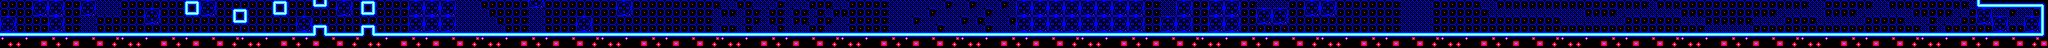

The image is a tile-based game level rendered from a .tmx file. Its description and complete source (layers, tilesets, objects, tile grids) follow:
An orthogonal 256x6 tile map with 8x8 px tiles, 1 tile layer (Tile Layer 1).

<map version="1.10" tiledversion="1.10.0" orientation="orthogonal" renderorder="right-down" width="256" height="6" tilewidth="8" tileheight="8" infinite="0" nextlayerid="2" nextobjectid="1">
 <editorsettings>
  <export target="untitled..csv" format="csv" />
 </editorsettings>
 <tileset firstgid="1" source="tileSet.tsx" />
 <layer id="1" name="Tile Layer 1" width="256" height="6">
  <data encoding="csv">
4,4,4,4,13,14,13,14,4,4,13,14,1,1,1,4,4,4,4,4,4,4,4,17,18,13,14,4,4,4,4,4,4,4,17,18,4,4,4,34,33,4,13,14,4,17,18,4,4,4,4,13,14,13,14,13,14,1,1,1,4,4,4,4,4,4,29,30,4,4,4,4,4,4,4,4,4,13,14,4,4,4,4,4,4,4,4,4,4,4,1,1,4,4,1,1,1,4,1,1,1,4,4,4,1,1,4,4,4,4,4,1,1,1,1,1,1,1,4,1,1,4,1,1,1,4,1,13,14,13,14,13,14,13,14,13,14,13,14,13,14,13,14,4,4,1,1,13,14,4,4,13,14,13,14,4,4,1,1,1,1,4,4,13,14,13,14,4,4,4,4,4,4,4,4,1,1,1,1,4,4,4,4,4,4,1,1,4,4,4,4,4,4,4,4,4,4,4,4,4,4,4,4,4,4,4,1,4,4,4,4,4,4,4,4,4,4,4,4,4,4,4,4,4,4,4,1,1,4,4,4,4,4,4,1,1,4,4,4,4,4,4,4,4,4,4,1,34,36,36,36,36,36,36,36,22,
4,4,4,4,29,30,29,30,4,4,29,30,1,1,1,4,4,4,13,14,4,4,4,34,33,29,30,4,4,17,18,4,4,4,34,33,4,4,4,4,4,4,29,30,4,34,33,4,4,4,4,29,30,29,30,29,30,1,1,1,1,4,4,4,4,4,1,1,4,4,4,4,4,4,4,4,4,29,30,4,4,4,4,4,4,4,4,4,4,1,4,4,1,4,4,1,4,4,1,4,4,1,4,1,4,4,4,4,4,4,4,1,1,1,1,1,4,1,1,1,1,1,1,4,1,1,1,29,30,29,30,29,30,29,30,29,30,29,30,29,30,29,30,4,4,1,1,29,30,4,4,29,30,29,30,4,4,13,14,13,14,4,4,29,30,29,30,4,4,4,4,4,4,4,4,1,1,1,1,4,4,4,4,4,4,4,1,1,1,1,1,1,1,1,1,1,1,1,4,4,4,4,1,1,1,1,1,1,1,1,4,4,4,4,4,4,4,4,4,4,4,4,1,1,1,1,1,1,4,4,4,4,1,1,1,1,1,1,1,4,4,4,4,4,1,1,4,13,14,1,1,4,1,1,4,19,
13,14,4,4,4,4,13,14,4,4,1,1,4,4,4,4,4,4,29,30,4,4,4,4,4,4,4,4,4,34,33,4,4,4,4,4,4,13,14,4,4,4,4,4,4,4,4,4,4,4,4,13,14,13,14,13,14,1,1,1,1,1,4,4,4,4,1,1,4,4,4,4,13,14,4,4,4,4,4,4,4,4,4,4,4,4,4,4,4,1,1,1,1,4,4,1,4,4,1,4,4,1,4,4,1,1,4,4,4,4,4,1,1,1,4,1,1,1,1,1,4,1,4,1,1,1,4,13,14,13,14,13,14,13,14,13,14,13,14,13,14,13,14,4,4,13,14,13,14,4,4,13,14,13,14,4,4,29,30,29,30,4,4,4,4,4,4,4,4,4,4,4,4,4,4,1,1,1,1,4,4,4,4,4,4,4,4,4,4,4,4,4,4,4,4,1,1,1,1,1,1,1,1,4,4,4,4,4,4,4,1,1,1,4,4,4,4,4,4,1,1,1,1,4,4,4,4,1,1,1,1,1,1,4,4,4,4,4,1,1,1,4,1,1,1,4,4,29,30,13,14,1,1,13,14,19,
29,30,4,4,4,4,29,30,4,4,1,1,4,4,4,4,4,4,4,4,4,4,4,4,4,4,4,4,4,4,4,4,4,4,4,4,4,29,30,17,18,4,4,4,4,17,18,4,4,4,4,29,30,29,30,29,30,1,1,1,1,1,1,4,4,4,1,1,4,4,4,4,29,30,4,4,4,4,4,4,4,4,4,4,4,4,4,4,4,1,4,4,1,4,1,1,1,4,1,1,1,4,4,1,1,1,4,4,4,4,4,1,1,1,1,1,1,4,1,1,1,1,1,4,1,1,1,29,30,29,30,29,30,29,30,29,30,29,30,29,30,29,30,4,4,29,30,29,30,4,4,29,30,29,30,4,4,4,4,4,4,4,4,4,4,4,4,4,4,4,4,4,4,4,4,1,1,1,1,4,4,4,4,4,4,4,4,4,4,4,4,4,4,4,4,4,4,4,4,4,4,4,4,4,4,4,4,4,4,4,4,4,4,1,1,1,1,1,1,4,4,4,4,4,4,4,4,4,4,4,4,4,4,4,4,4,4,4,4,4,1,4,1,4,4,4,4,4,4,29,30,4,4,29,30,19,
49,35,35,49,35,35,50,35,49,35,35,50,35,35,50,49,35,35,49,35,35,50,35,49,35,35,50,35,35,50,49,35,35,49,35,35,50,35,49,38,37,50,35,35,50,38,37,35,49,35,35,50,35,49,35,35,50,35,35,50,49,35,35,49,35,35,50,35,49,35,35,50,35,35,50,49,35,35,49,35,35,50,35,49,35,35,50,35,35,50,49,35,35,49,35,35,50,35,49,35,35,50,35,35,50,49,35,35,49,35,35,50,35,49,35,35,50,35,35,50,49,35,35,49,35,35,50,35,49,35,35,50,35,35,50,49,35,35,49,35,35,50,35,49,35,35,50,35,35,50,49,35,35,49,35,35,50,35,49,35,35,50,35,35,50,49,35,35,49,35,35,50,35,49,35,35,50,35,35,50,49,35,35,49,35,35,50,35,49,35,35,50,35,35,50,49,35,35,49,35,35,50,35,49,35,35,50,35,35,50,49,35,35,49,35,35,50,35,49,35,35,50,35,35,50,49,35,35,49,35,35,50,35,49,35,35,50,35,35,50,49,35,35,49,35,35,50,35,49,35,35,50,35,35,50,38,
3,52,52,3,3,53,3,52,3,53,3,3,53,3,52,3,52,52,3,3,53,3,52,3,53,3,3,53,3,52,3,52,52,3,3,53,3,52,3,53,3,3,53,3,52,3,52,52,3,3,53,3,52,3,53,3,3,53,3,52,3,52,52,3,3,53,3,52,3,53,3,3,53,3,52,3,52,52,3,3,53,3,52,3,53,3,3,53,3,52,3,52,52,3,3,53,3,52,3,53,3,3,53,3,52,3,52,52,3,3,53,3,52,3,53,3,3,53,3,52,3,52,52,3,3,53,3,52,3,53,3,3,53,3,52,3,52,52,3,3,53,3,52,3,53,3,3,53,3,52,3,52,52,3,3,53,3,52,3,53,3,3,53,3,52,3,52,52,3,3,53,3,52,3,53,3,3,53,3,52,3,52,52,3,3,53,3,52,3,53,3,3,53,3,52,3,52,52,3,3,53,3,52,3,53,3,3,53,3,52,3,52,52,3,3,53,3,52,3,53,3,3,53,3,52,3,52,52,3,3,53,3,52,3,53,3,3,53,3,52,3,52,52,3,3,53,3,52,3,53,3,3,53,3,52,53
</data>
 </layer>
</map>
